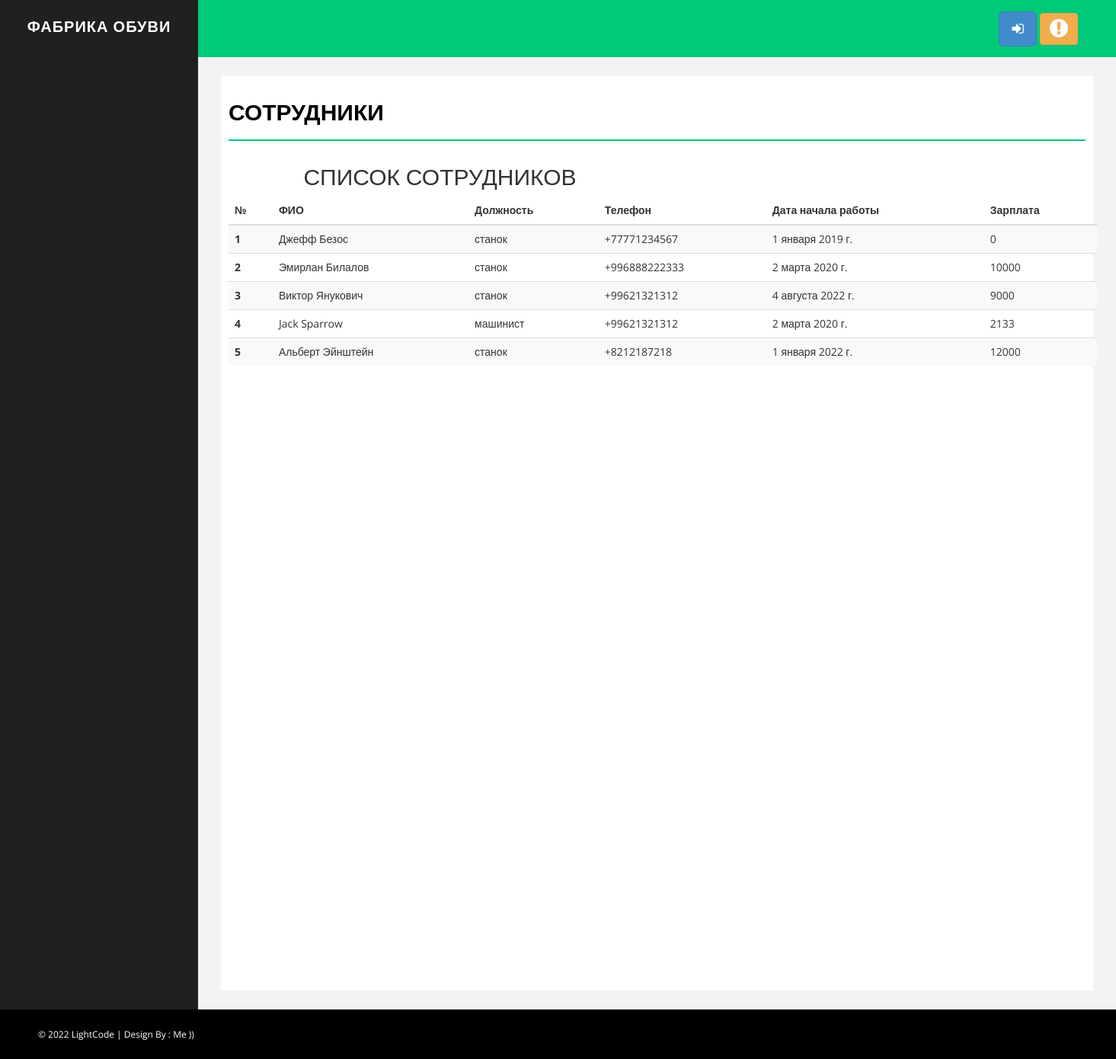
The page /emp_report on the database its author committed.
### manufacture/models.py (models this page shows, shortened)
class Employee(models.Model):
    active = models.BooleanField(default=True)
    occupation = models.CharField(max_length=100, blank=True, verbose_name='Должность')
    date_start = models.DateField(verbose_name="Дата начала работы", blank=True)
    fio = models.CharField(max_length=64, unique=True, verbose_name="ФИО")  # имя фамилия отчество сотрудника
    phone = models.CharField(max_length=20, blank=True, verbose_name="Номер телефона")
    phone1 = models.CharField(max_length=20, blank=True, verbose_name="Дополнительный номер")
    monthly_salary = models.IntegerField(default=0, blank=True)
    class Meta:
        verbose_name = 'Сотрудник'
        verbose_name_plural = 'Сотрудники'

### manufacture/views.py (the view)
# urls.py: path('emp_report', employers, name='employers'),
def employers(request):
    employer = Employee.objects.all()
    return render(request, 'manufacture/emp_report.html', {'employer': employer})

### manufacture/templates/manufacture/emp_report.html (shortened to what this page needs)
{% extends 'base.html' %}
{% load static %}
{% block content %}
 <div id="page-wrapper">
            <div id="page-inner">
                <div class="row">
                    <div class="col-md-12">
                        <h1 class="page-head-line">СОТРУДНИКИ</h1>
					</div>
					<body>
					<section class="ftco-section">
						<div class="container">
							<div class="row justify-content-center">
								<div class="col-md-6 text-center mb-5">
									<h2 class="heading-section">СПИСОК СОТРУДНИКОВ</h2>
								</div>
							</div>
							<div class="row">
								<div class="col-md-12">
									<div class="table-wrap">
										<table class="table table-striped">
										  <thead>
											<tr>
											  <th>№</th>
												<th>ФИО</th>
											  <th>Должность</th>
											  <th>Телефон</th>
											  <th>Дата начала работы </th>
											  <th>Зарплата</th>
											</tr>
										  </thead>
										  <tbody>
										  {% for i in employer %}
										  <tr>
											  <th scope="row"> {{ i.id}}</th>
											  <td>{{ i.fio }}</td>
												<td>{{ i.occupation }}</td>
												<td>{{ i.phone }}</td>
											  <td>{{ i.date_start }}</td>
											  <td>{{ i.monthly_salary }}</td>
											</tr>
										  {% endfor %}
										  </tbody>
										</table>
									</div>
								</div>
							</div>
						</div>
					</section>
					</div>
							</div>
					</html>
{% endblock %}

### config/static/assets/css/basic.css (style rules this page uses)
body { font-family: 'Open Sans', sans-serif; line-height:25px; }
#page-wrapper { padding: 15px 15px; min-height: 600px; background: #F3F3F3; }
#page-inner { width: 100%; margin: 10px 20px 10px 0px; background-color: #fff!important; padding: 10px; min-height: 1200px; }
.page-head-line { font-size: 30px; text-transform: uppercase; color: #000; font-weight: 800; padding-bottom: 20px; border-bottom: 2px solid #00CA79; margin-bottom: 10px; }
@media (min-width:768px) { #page-wrapper { margin: 0 0 0 260px; padding: 15px 30px; min-height: 1200px; } }

### rows shown on the page
Employee: id "1", fio "Джефф Безос", occupation "станок", phone "+77771234567", date_start "1 января 2019 г.", monthly_salary "0"
Employee: id "2", fio "Эмирлан Билалов", occupation "станок", phone "+996888222333", date_start "2 марта 2020 г.", monthly_salary "10000"
Employee: id "3", fio "Виктор Янукович", occupation "станок", phone "+99621321312", date_start "4 августа 2022 г.", monthly_salary "9000"
Employee: id "4", fio "Jack Sparrow", occupation "машинист", phone "+99621321312", date_start "2 марта 2020 г.", monthly_salary "2133"
Employee: id "5", fio "Альберт Эйнштейн", occupation "станок", phone "+8212187218", date_start "1 января 2022 г.", monthly_salary "12000"
